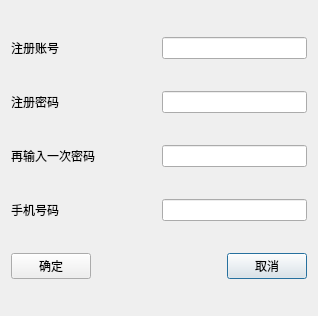
<?xml version="1.0" encoding="UTF-8"?>
<ui version="4.0">
 <class>plat_register</class>
 <widget class="QDialog" name="plat_register">
  <property name="geometry">
   <rect>
    <x>0</x>
    <y>0</y>
    <width>318</width>
    <height>316</height>
   </rect>
  </property>
  <property name="windowTitle">
   <string>Dialog</string>
  </property>
  <layout class="QGridLayout" name="gridLayout">
   <item row="0" column="0">
    <widget class="QLabel" name="label">
     <property name="text">
      <string>注册账号</string>
     </property>
    </widget>
   </item>
   <item row="0" column="2" colspan="2">
    <widget class="QLineEdit" name="id"/>
   </item>
   <item row="1" column="0">
    <widget class="QLabel" name="label_4">
     <property name="text">
      <string>注册密码</string>
     </property>
    </widget>
   </item>
   <item row="1" column="2" colspan="2">
    <widget class="QLineEdit" name="passwd0"/>
   </item>
   <item row="2" column="0" colspan="2">
    <widget class="QLabel" name="label_5">
     <property name="text">
      <string>再输入一次密码</string>
     </property>
    </widget>
   </item>
   <item row="2" column="2" colspan="2">
    <widget class="QLineEdit" name="passwd1"/>
   </item>
   <item row="3" column="0" colspan="2">
    <widget class="QLabel" name="label_2">
     <property name="text">
      <string>手机号码</string>
     </property>
    </widget>
   </item>
   <item row="3" column="2" colspan="2">
    <widget class="QLineEdit" name="mobile"/>
   </item>
   <item row="4" column="3">
    <widget class="QPushButton" name="CancelBtn">
     <property name="text">
      <string>取消</string>
     </property>
    </widget>
   </item>
   <item row="4" column="0">
    <widget class="QPushButton" name="ConfirmBtn">
     <property name="text">
      <string>确定</string>
     </property>
    </widget>
   </item>
  </layout>
 </widget>
 <resources/>
 <connections/>
</ui>
